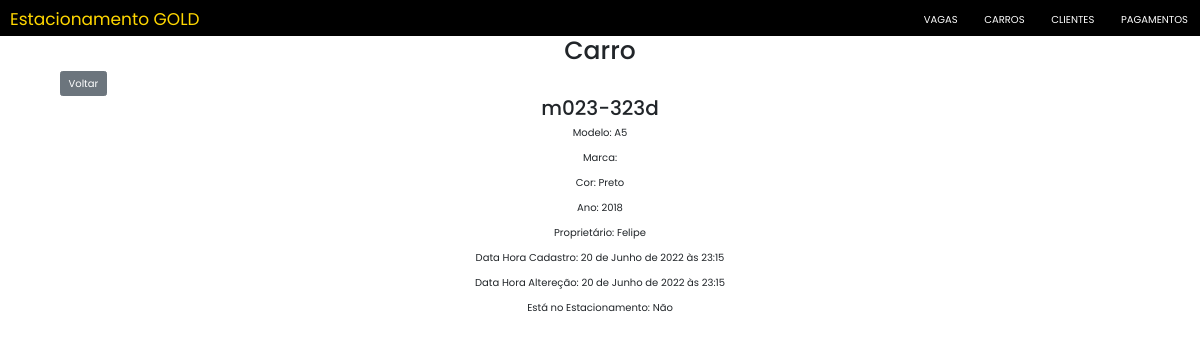
Before: /carros/detail/2/ with the older database file.
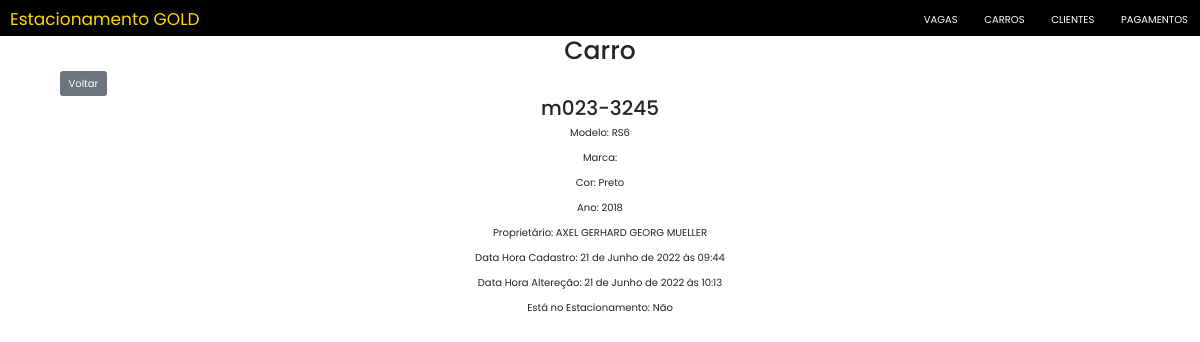
After: the same page with the newer database file.
### mainCarros/models.py (models this page shows, shortened)
class Carro(models.Model):
    modelo = models.CharField(max_length=20)
    marca = EnumChoiceField(EnumMarcas)
    cor = models.CharField(max_length=20)
    ano = models.IntegerField()
    placa = models.CharField(max_length=15, unique=True)
    proprietario = models.ForeignKey(Cliente, on_delete=models.CASCADE)
    dataHoraCadastro = models.DateTimeField(
        auto_now_add=True, editable=False, verbose_name="Data e Hora Cadastro")
    dataHoraAlteracao = models.DateTimeField(
        auto_now=True, editable=False, verbose_name="Data e Hora Alteração")
    ocupandoVaga = models.BooleanField(default=False, editable=False)

### mainClientes/models.py (models this page shows)
class Cliente(models.Model):
    nome = models.CharField(max_length=255)
    cpf = models.CharField(max_length=14, unique=True, verbose_name="CPF")
    rg = models.CharField(max_length=10, verbose_name="RG")
    data_nascimento = models.DateField(verbose_name="Data de Nascimento")
    endereco = models.CharField(max_length=80, verbose_name="Endereço")
    telefone = models.CharField(max_length=15, verbose_name="Telefone")
    cidade = models.CharField(max_length=50, verbose_name="Cidade")
    uF = EnumChoiceField(EnumUF)
    dataHoraCadastro = models.DateTimeField(
        auto_now_add=True, editable=False, verbose_name="Data e Hora Cadastro")
    dataHoraAlteracao = models.DateTimeField(
        auto_now=True, editable=False, verbose_name="Data e Hora Alteração")
    def __str__(self) -> str:
        return self.nome

### mainCarros/views.py (the view)
# urls.py: path("detail/<int:pk>/", views.CarroDetail.as_view(), name="detail"),
class CarroDetail(DetailView):
    model = Carro
    fields = '__all__'

### mainCarros/templates/mainCarros/carro_detail.html (shortened to what this page needs)
{% extends 'Estacionamento/base.html' %}
{% load static %}
{% block titleBody %}Carro{% endblock %}
{% block content %}
<a style="margin-left: 5%" href="{% url 'mainCarros:list' %}"><input type="submit" class="btn btn-secondary" value="Voltar" /></a>
<div style="text-align:center; margin-left: 25%; margin-right: 25%">
    <h2>{{carro.placa}}</h2>
    <p>Modelo: {{carro.modelo}}</p>
    <p>Marca: {{carro.marca.value}}</p>
    <p>Cor: {{carro.cor}}</p>
    <p>Ano: {{carro.ano}}</p>
    <p>Proprietário: {{carro.proprietario}}</p>
    <p>Data Hora Cadastro: {{carro.dataHoraCadastro}}</p>
    <p>Data Hora Altereção: {{carro.dataHoraAlteracao}}</p>
    <p>Está no Estacionamento:
        {% if carro.ocupandoVaga == True %}
            Sim
        {% else %}
            Não
        {% endif %}
    </p>
</div>
{% endblock %}

Changed rows visible on the page:
changed Carro "Preto": placa "m023-323d" → "m023-3245"; modelo "A5" → "RS6"; proprietario "Felipe" → "AXEL GERHARD GEORG MUELLER"; dataHoraCadastro "20 de Junho de 2022 às 23:15" → "21 de Junho de 2022 às 09:44"; dataHoraAlteracao "20 de Junho de 2022 às 23:15" → "21 de Junho de 2022 às 10:13"
